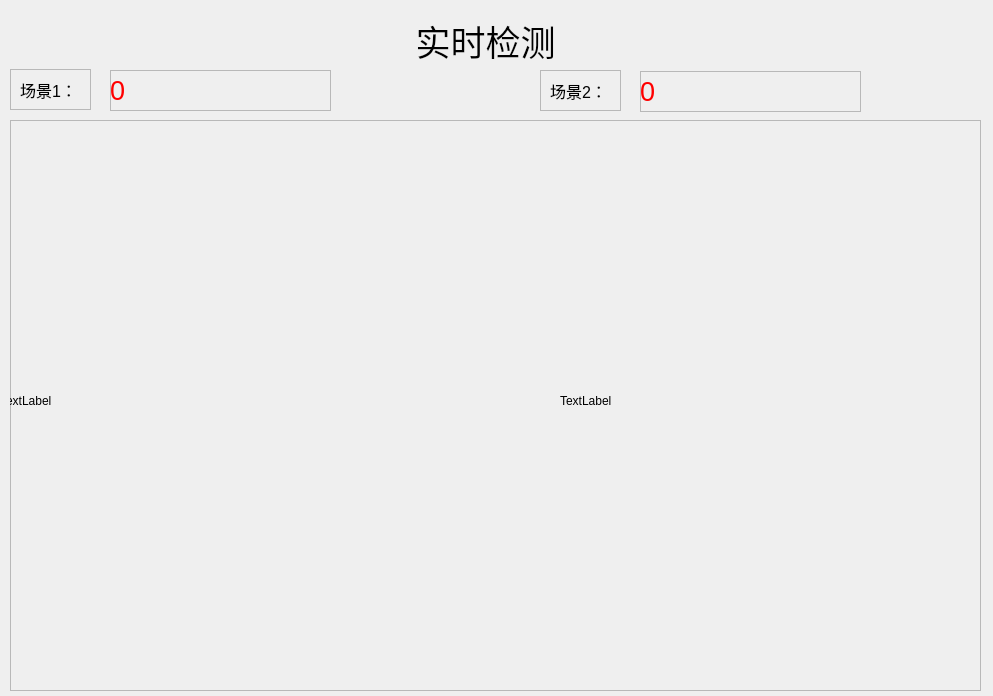
<?xml version="1.0" encoding="UTF-8"?>
<ui version="4.0">
 <class>Dialog</class>
 <widget class="QDialog" name="Dialog">
  <property name="geometry">
   <rect>
    <x>0</x>
    <y>0</y>
    <width>993</width>
    <height>696</height>
   </rect>
  </property>
  <property name="windowTitle">
   <string>Dialog</string>
  </property>
  <widget class="QFrame" name="frame">
   <property name="geometry">
    <rect>
     <x>10</x>
     <y>120</y>
     <width>971</width>
     <height>571</height>
    </rect>
   </property>
   <property name="frameShape">
    <enum>QFrame::StyledPanel</enum>
   </property>
   <property name="frameShadow">
    <enum>QFrame::Raised</enum>
   </property>
   <widget class="QLabel" name="video1">
    <property name="geometry">
     <rect>
      <x>-10</x>
      <y>0</y>
      <width>491</width>
      <height>561</height>
     </rect>
    </property>
    <property name="text">
     <string>TextLabel</string>
    </property>
   </widget>
   <widget class="QLabel" name="video2">
    <property name="geometry">
     <rect>
      <x>550</x>
      <y>0</y>
      <width>411</width>
      <height>561</height>
     </rect>
    </property>
    <property name="text">
     <string>TextLabel</string>
    </property>
   </widget>
  </widget>
  <widget class="QFrame" name="frame_2">
   <property name="geometry">
    <rect>
     <x>10</x>
     <y>69</y>
     <width>81</width>
     <height>41</height>
    </rect>
   </property>
   <property name="frameShape">
    <enum>QFrame::StyledPanel</enum>
   </property>
   <property name="frameShadow">
    <enum>QFrame::Raised</enum>
   </property>
   <widget class="QLabel" name="label">
    <property name="geometry">
     <rect>
      <x>10</x>
      <y>0</y>
      <width>141</width>
      <height>41</height>
     </rect>
    </property>
    <property name="font">
     <font>
      <pointsize>12</pointsize>
     </font>
    </property>
    <property name="text">
     <string>场景1：</string>
    </property>
   </widget>
  </widget>
  <widget class="QFrame" name="frame_3">
   <property name="geometry">
    <rect>
     <x>110</x>
     <y>70</y>
     <width>221</width>
     <height>41</height>
    </rect>
   </property>
   <property name="frameShape">
    <enum>QFrame::StyledPanel</enum>
   </property>
   <property name="frameShadow">
    <enum>QFrame::Raised</enum>
   </property>
   <widget class="QLabel" name="car_num">
    <property name="geometry">
     <rect>
      <x>0</x>
      <y>0</y>
      <width>211</width>
      <height>41</height>
     </rect>
    </property>
    <property name="font">
     <font>
      <pointsize>20</pointsize>
     </font>
    </property>
    <property name="styleSheet">
     <string notr="true">color:red
</string>
    </property>
    <property name="text">
     <string>0</string>
    </property>
   </widget>
  </widget>
  <widget class="QLabel" name="title">
   <property name="geometry">
    <rect>
     <x>170</x>
     <y>20</y>
     <width>631</width>
     <height>41</height>
    </rect>
   </property>
   <property name="font">
    <font>
     <pointsize>26</pointsize>
    </font>
   </property>
   <property name="text">
    <string>实时检测</string>
   </property>
   <property name="alignment">
    <set>Qt::AlignCenter</set>
   </property>
  </widget>
  <widget class="QFrame" name="frame_4">
   <property name="geometry">
    <rect>
     <x>540</x>
     <y>70</y>
     <width>81</width>
     <height>41</height>
    </rect>
   </property>
   <property name="frameShape">
    <enum>QFrame::StyledPanel</enum>
   </property>
   <property name="frameShadow">
    <enum>QFrame::Raised</enum>
   </property>
   <widget class="QLabel" name="label_3">
    <property name="geometry">
     <rect>
      <x>10</x>
      <y>0</y>
      <width>141</width>
      <height>41</height>
     </rect>
    </property>
    <property name="font">
     <font>
      <pointsize>12</pointsize>
     </font>
    </property>
    <property name="text">
     <string>场景2：</string>
    </property>
   </widget>
  </widget>
  <widget class="QFrame" name="frame_5">
   <property name="geometry">
    <rect>
     <x>640</x>
     <y>71</y>
     <width>221</width>
     <height>41</height>
    </rect>
   </property>
   <property name="frameShape">
    <enum>QFrame::StyledPanel</enum>
   </property>
   <property name="frameShadow">
    <enum>QFrame::Raised</enum>
   </property>
   <widget class="QLabel" name="people_num">
    <property name="geometry">
     <rect>
      <x>0</x>
      <y>0</y>
      <width>211</width>
      <height>41</height>
     </rect>
    </property>
    <property name="font">
     <font>
      <pointsize>20</pointsize>
     </font>
    </property>
    <property name="styleSheet">
     <string notr="true">color:red
</string>
    </property>
    <property name="text">
     <string>0</string>
    </property>
   </widget>
  </widget>
 </widget>
 <resources/>
 <connections/>
</ui>
